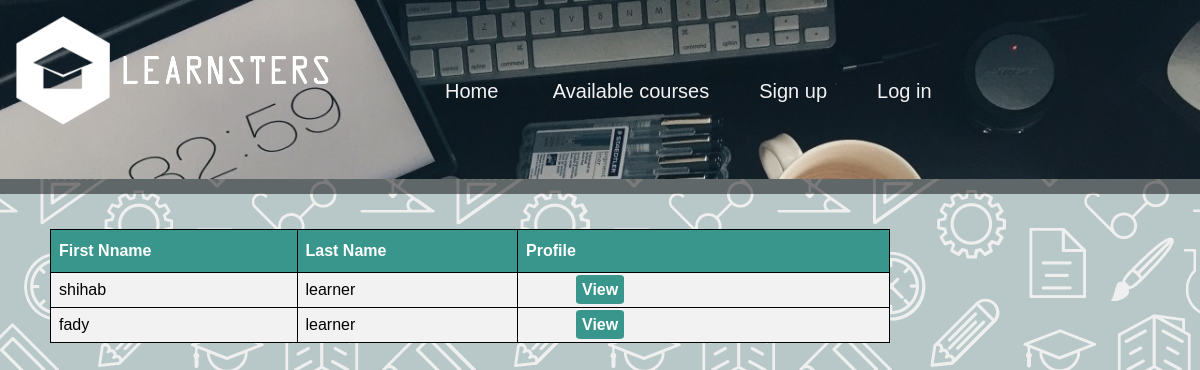
Page /selectlearner.php on the committed database.
### tables this page shows
CREATE TABLE `learners` (
  `learnerID` varchar(255) NOT NULL,
  `Fname` varchar(255) NOT NULL,
  `Lname` varchar(255) DEFAULT NULL,
  `Email` varchar(255) DEFAULT NULL,
  `Password` varchar(255) DEFAULT NULL,
  `profilePicture` text DEFAULT NULL,
  `Type` text NOT NULL
);

### selectlearner.php (the view, shortened to what this page needs)
<html>
<?php
include "connectToDb.php";
include "menu.php";
$conn = new mysqli($servername, $username, $password, $dbname);
$query = "SELECT * FROM learners";
$results = $conn->query($query);
?>
<body>
    <table border="0">
        <tr>
            <th>First Nname</th>
            <th>Last Name</th>
            <th>Profile</th>
        </tr>
        <?php while ($row = $results->fetch_array(MYSQLI_ASSOC)) { ?>
            <tr>
                <td><?php echo $row["Fname"] ?></td>
                <td><?php echo $row["Lname"] ?></td>
                <td><a class="link" href=displaylearner.php?id=<?php echo $row["learnerID"] ?>> View </a> </td>
            </tr>
        <?php } ?>
    </table>
</body>
</html>

### css/main.css (style rules this page uses)
* { font-family: Arial, Helvetica, sans-serif; margin-left: 0; margin-right: 0; }

### selectlearner.php (style rules this page uses)
body { background-image: url("pictures/website/backgroundPattern.png"); }
.link { margin: 50px; text-decoration: none; background-color: #38968d; color: white; border-radius: 10%; padding: 6px; font-weight: bold; }
table { margin: 50px; border-collapse: collapse; width: 70%; }
td, th { border: 1px solid black; padding: 8px; }
tr { background-color: #f2f2f2; }
th { padding-top: 12px; padding-bottom: 12px; text-align: left; background-color: #38968d; color: white; }

### menu.php (style rules this page uses)
* { margin: 0; }

### rows in the picture
learners: Fname "shihab", Lname "learner"
learners: Fname "fady", Lname "learner"
